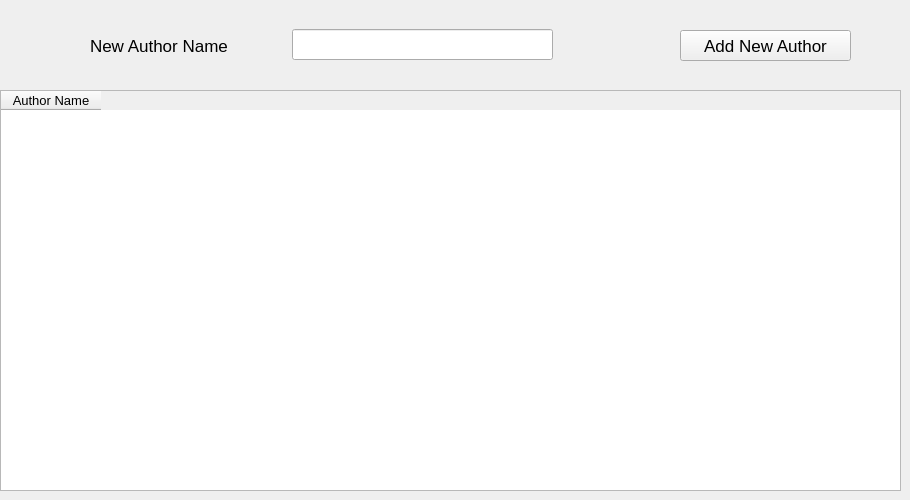
      <widget class="QWidget" name="tab_10">
       <attribute name="title">
        <string>Authors</string>
       </attribute>
       <widget class="QLabel" name="label_27">
        <property name="geometry">
         <rect>
          <x>90</x>
          <y>30</y>
          <width>181</width>
          <height>31</height>
         </rect>
        </property>
        <property name="font">
         <font>
          <pointsize>13</pointsize>
         </font>
        </property>
        <property name="text">
         <string>New Author Name</string>
        </property>
       </widget>
       <widget class="QPushButton" name="pushButton_15">
        <property name="geometry">
         <rect>
          <x>680</x>
          <y>30</y>
          <width>171</width>
          <height>31</height>
         </rect>
        </property>
        <property name="font">
         <font>
          <pointsize>13</pointsize>
         </font>
        </property>
        <property name="text">
         <string>Add New Author</string>
        </property>
       </widget>
       <widget class="QLineEdit" name="lineEdit_20">
        <property name="geometry">
         <rect>
          <x>292</x>
          <y>29</y>
          <width>261</width>
          <height>31</height>
         </rect>
        </property>
        <property name="text">
         <string/>
        </property>
       </widget>
       <widget class="QTableWidget" name="tableWidget_3">
        <property name="geometry">
         <rect>
          <x>0</x>
          <y>90</y>
          <width>901</width>
          <height>401</height>
         </rect>
        </property>
        <property name="font">
         <font>
          <pointsize>10</pointsize>
         </font>
        </property>
        <column>
         <property name="text">
          <string>Author Name</string>
         </property>
        </column>
       </widget>
      </widget>
